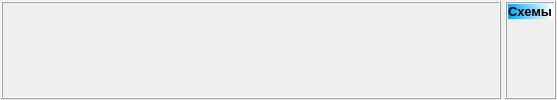
      <widget class="QWidget" name="page_3">
       <layout class="QGridLayout" name="gridLayout_19">
        <property name="leftMargin">
         <number>1</number>
        </property>
        <property name="topMargin">
         <number>1</number>
        </property>
        <property name="rightMargin">
         <number>1</number>
        </property>
        <property name="bottomMargin">
         <number>1</number>
        </property>
        <property name="horizontalSpacing">
         <number>4</number>
        </property>
        <property name="verticalSpacing">
         <number>1</number>
        </property>
        <item row="0" column="0">
         <widget class="QFrame" name="fr_sys_panel_1">
          <property name="sizePolicy">
           <sizepolicy hsizetype="Fixed" vsizetype="Preferred">
            <horstretch>0</horstretch>
            <verstretch>0</verstretch>
           </sizepolicy>
          </property>
          <property name="minimumSize">
           <size>
            <width>500</width>
            <height>0</height>
           </size>
          </property>
          <property name="frameShape">
           <enum>QFrame::Box</enum>
          </property>
          <property name="frameShadow">
           <enum>QFrame::Raised</enum>
          </property>
          <layout class="QGridLayout" name="gridLayout_20">
           <property name="leftMargin">
            <number>2</number>
           </property>
           <property name="topMargin">
            <number>2</number>
           </property>
           <property name="rightMargin">
            <number>2</number>
           </property>
           <property name="bottomMargin">
            <number>2</number>
           </property>
           <property name="spacing">
            <number>2</number>
           </property>
          </layout>
         </widget>
        </item>
        <item row="0" column="1">
         <widget class="QFrame" name="fr_sys_panel_2">
          <property name="sizePolicy">
           <sizepolicy hsizetype="Expanding" vsizetype="Preferred">
            <horstretch>0</horstretch>
            <verstretch>0</verstretch>
           </sizepolicy>
          </property>
          <property name="frameShape">
           <enum>QFrame::Box</enum>
          </property>
          <property name="frameShadow">
           <enum>QFrame::Raised</enum>
          </property>
          <layout class="QGridLayout" name="gridLayout_21">
           <property name="leftMargin">
            <number>1</number>
           </property>
           <property name="topMargin">
            <number>1</number>
           </property>
           <property name="rightMargin">
            <number>1</number>
           </property>
           <property name="bottomMargin">
            <number>1</number>
           </property>
           <property name="spacing">
            <number>1</number>
           </property>
           <item row="0" column="0">
            <widget class="QLabel" name="la_block_1_2_page_0">
             <property name="sizePolicy">
              <sizepolicy hsizetype="Expanding" vsizetype="Fixed">
               <horstretch>0</horstretch>
               <verstretch>0</verstretch>
              </sizepolicy>
             </property>
             <property name="font">
              <font>
               <family>Arial</family>
               <pointsize>10</pointsize>
               <weight>75</weight>
               <italic>false</italic>
               <bold>true</bold>
              </font>
             </property>
             <property name="styleSheet">
              <string notr="true">background-color: qlineargradient(spread:pad, x1:0, y1:0, x2:1, y2:0, stop:0 rgba(0, 170, 255, 255), stop:1 rgba(255, 255, 255, 255));</string>
             </property>
             <property name="text">
              <string>Схемы</string>
             </property>
            </widget>
           </item>
           <item row="1" column="0">
            <widget class="QLabel" name="label_12">
             <property name="styleSheet">
              <string notr="true">image: url(:/forms/scheme_0.png);</string>
             </property>
             <property name="text">
              <string/>
             </property>
            </widget>
           </item>
          </layout>
         </widget>
        </item>
       </layout>
      </widget>
